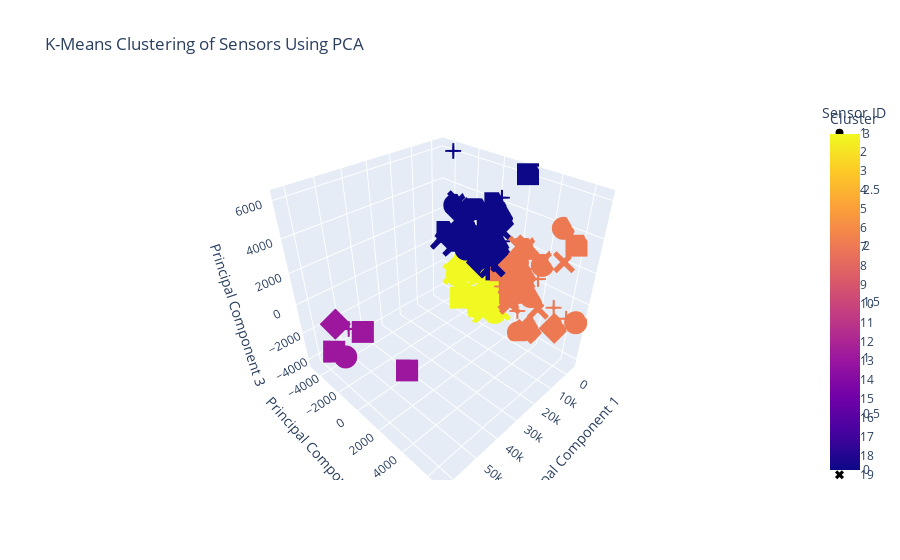

This figure's notebook cell:
### Markdown cell above
## Clustering

### Code cell
from sklearn.cluster import KMeans

# Apply PCA
pca = PCA(n_components=3)
principal_components = pca.fit_transform(reduced_data_corr.drop(columns=['Sensor ID']))
principal_df = pd.DataFrame(data=principal_components, columns=['PC1', 'PC2', 'PC3'])
principal_df['Sensor ID'] = reduced_data_corr['Sensor ID']

# Apply K-Means clustering
kmeans = KMeans(n_clusters=4, random_state=42)
principal_df['Cluster'] = kmeans.fit_predict(principal_df[['PC1', 'PC2', 'PC3']])

# Create an interactive 3D scatter plot
fig = px.scatter_3d(
    principal_df,
    x='PC1',
    y='PC2',
    z='PC3',
    color='Cluster',
    symbol='Sensor ID',
    title='K-Means Clustering of Sensors Using PCA',
    labels={'PC1': 'Principal Component 1', 'PC2': 'Principal Component 2', 'PC3': 'Principal Component 3'},
    hover_data=['Sensor ID']
)

fig.show()
